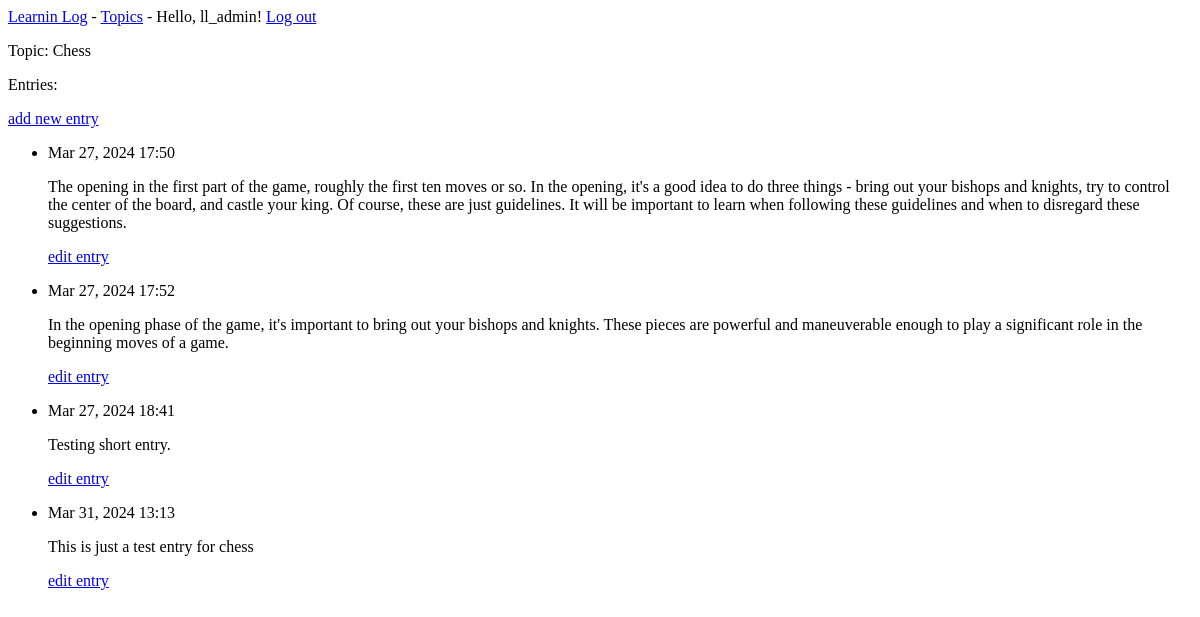
Before: /topics/1 (signed in) with the older database file.
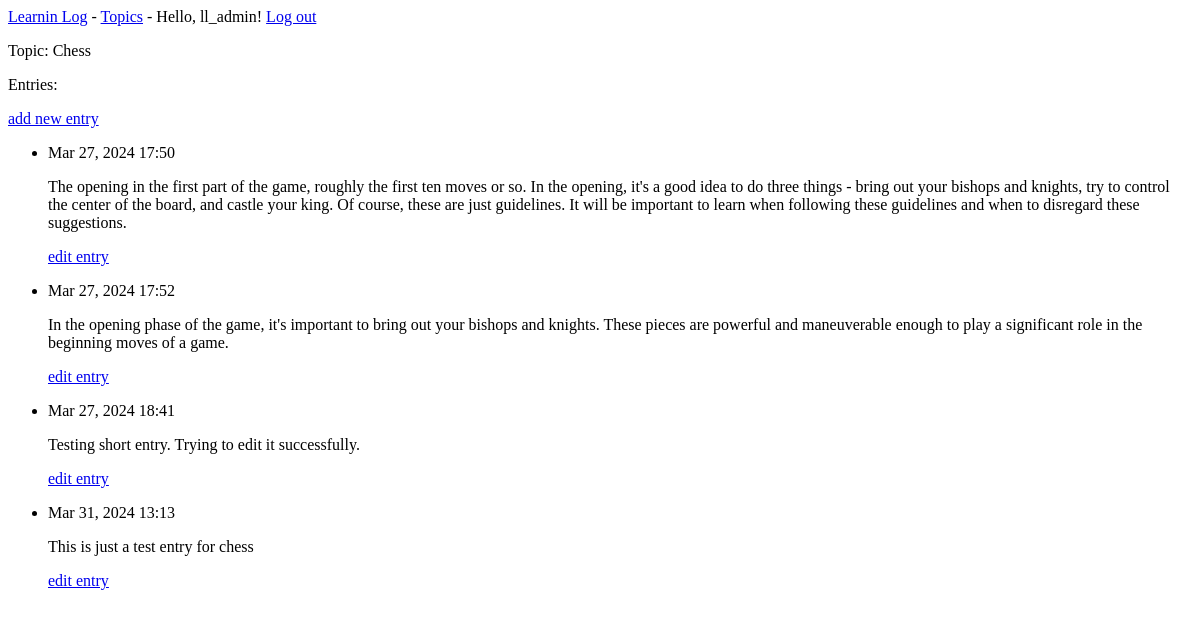
After: the same page with the newer database file.
### learning_logs/models.py (models this page shows, shortened)
class Topic(models.Model):
    text = models.CharField(max_length=200)
    date_added = models.DateTimeField(auto_now_add=True)
    owner = models.ForeignKey(User, on_delete=models.CASCADE)
    def __str__(self):
        return self.text

class Entry(models.Model):
    topic = models.ForeignKey(Topic, on_delete=models.CASCADE)
    text = models.TextField()
    date_added = models.DateTimeField(auto_now_add=True)
    class Meta:
        verbose_name_plural = 'entries'

### learning_logs/views.py (the view)
# urls.py: path('topics/<int:topic_id>', views.topic, name='topic'),
@login_required
def topic(request, topic_id):
    topic = Topic.objects.get(id=topic_id)
    check_topic_owner(request.user, topic.owner)
    entries = topic.entry_set.all()
    context = {'topic': topic, 'entries': entries}
    return render(request, 'learning_logs/topic.html', context)

### learning_logs/views.py (called while the page is built)
def check_topic_owner(user, owner):
    if owner != user:
        raise Http404

### learning_logs/templates/learning_logs/topic.html
{% extends "learning_logs/base.html" %}
{% block content %}
  <p>Topic: {{ topic }}</p>
  <p>Entries:</p>
  <p>
    <a href="{% url 'learning_logs:new_entry' topic.id %}">add new entry</a>
  </p>
  <ul>
    {% for entry in entries %}
      <li>
        <p>{{ entry.date_added|date:'M d, Y H:i' }}</p>
        <p>{{ entry.text|linebreaks }}</p>
        <p>
          <a href="{% url 'learning_logs:edit_entry' entry.id %}">edit entry</a>
        </p>
      </li>
    {% empty %}
      <li>
        There are no entries for this topic yet.
      </li>
    {% endfor %}
  </ul>
{% endblock content %}

### learning_logs/templates/learning_logs/base.html
<p>
  <a href="{% url 'learning_logs:index' %}">Learnin Log</a> -
  <a href="{% url 'learning_logs:topics' %}">Topics</a> -
  {% if user.is_authenticated %}
    Hello, {{ user.username }}!
    <a href="{% url 'users:logout' %}">Log out</a>
  {% else %}
    <a href="{% url 'users:register' %}">register</a> -
    <a href="{% url 'users:login' %}">log in</a>
  {% endif %}
</p>
{% block content %}{% endblock content %}

Changed rows visible on the page:
changed Entry: text "Testing short entry." → "Testing short entry. Trying to edit it successfully."
